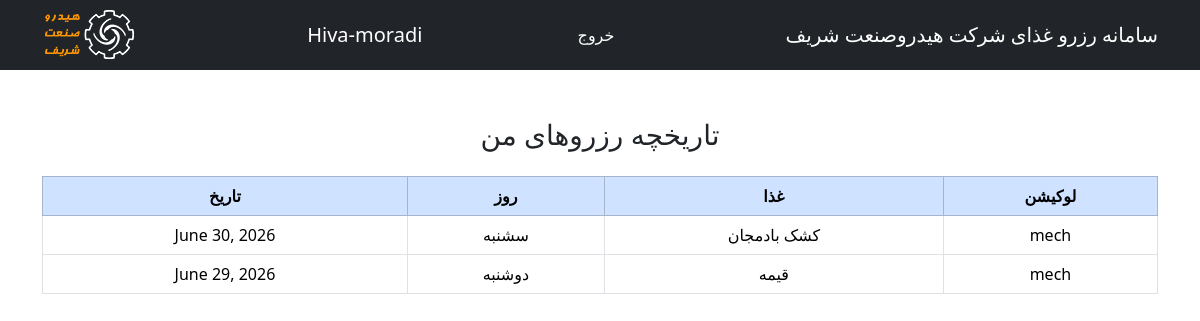
Screenshot of /account/my_reservation (signed in) with the database file from the repository.
### accounts/models.py (models this page shows, shortened)
class Reservation(models.Model):
    employee=models.ForeignKey(Employees,on_delete=models.CASCADE)
    menu=models.ForeignKey(FoodMenu,on_delete=models.CASCADE)
    reserve_date=models.DateField(default=timezone.now)
    reserved_by=models.ForeignKey(User,on_delete=models.SET_NULL,null=True,blank=True)

class FoodMenu(models.Model):
    DAY_CHOICES=[(5,'شنبه'),(6,'یکشنبه'),(0,'دوشنبه'),(1,'سه‌شنبه'),(2,'چهارشنبه'),(3,'پنجشنبه')]
    LOCATION_CHOISES=[('sanat','صنعت'),('golchin','گلچین'),('mech','مکانیک')]
    location=models.CharField(max_length=30 , choices=LOCATION_CHOISES)
    day=models.CharField(max_length=20,choices=DAY_CHOICES)
    food=models.CharField(max_length=50)
    date=models.DateField(default=timezone.now)
    price=models.IntegerField(default=0)

### accounts/views.py (the view)
# urls.py: path('my_reservation',views.employee_report,name='my_reservations'),
@login_required
def employee_report(request):
    employee = Employees.objects.get(user=request.user)
    reservations =Reservation.objects.filter(employee=employee).select_related('menu').order_by('-menu__date')
    return render(request, 'accounts/my_reservations.html', {
        'reservations': reservations
    })

### templates/accounts/my_reservations.html
{% load static %}
<link
  rel="stylesheet"
  href="https://cdn.jsdelivr.net/npm/bootstrap@5.3.3/dist/css/bootstrap.rtl.min.css"
/>
<nav class="navbar navbar-dark bg-dark">
  <div class="container">
    <img src="{% static 'images/logo.png' %}" alt="" />
    <div class="navbar-brand">{{user.username}}</div>
    <div class="header_item">
      <a href="{% url 'logout' %}" style="color: white; text-decoration: none"
        >خروج</a
      >
    </div>
    <span class="navbar-brand">سامانه رزرو غذای شرکت هیدروصنعت شریف</span>
  </div>
</nav>
<div class="container mt-5">
  <h3 class="mb-4 text-center">تاریخچه رزروهای من</h3>
  <table class="table table-bordered table-hover text-center align-middle">
    <thead class="table-primary">
      <tr>
        <th>تاریخ</th>
        <th>روز</th>
        <th>غذا</th>
        <th>لوکیشن</th>
      </tr>
    </thead>
    <tbody>
      {% for reservation in reservations %}
      <tr>
        <td>{{ reservation.menu.date }}</td>
        <td>{{ reservation.menu.day }}</td>
        <td>{{ reservation.menu.food }}</td>
        <td>{{ reservation.menu.location }}</td>
      </tr>
      {% empty %}
      <tr>
        <td colspan="4">هیچ رزروی ثبت نشده است.</td>
      </tr>
      {% endfor %}
    </tbody>
  </table>
</div>

### rows the page displays
Reservation: menu "June 30, 2026", menu.day "سشنبه", menu.food "کشک بادمجان", menu.location "mech"
Reservation: menu "June 29, 2026", menu.day "دوشنبه", menu.food "قیمه", menu.location "mech"

### other values shown
{{ user.username }} "Hiva-moradi"
